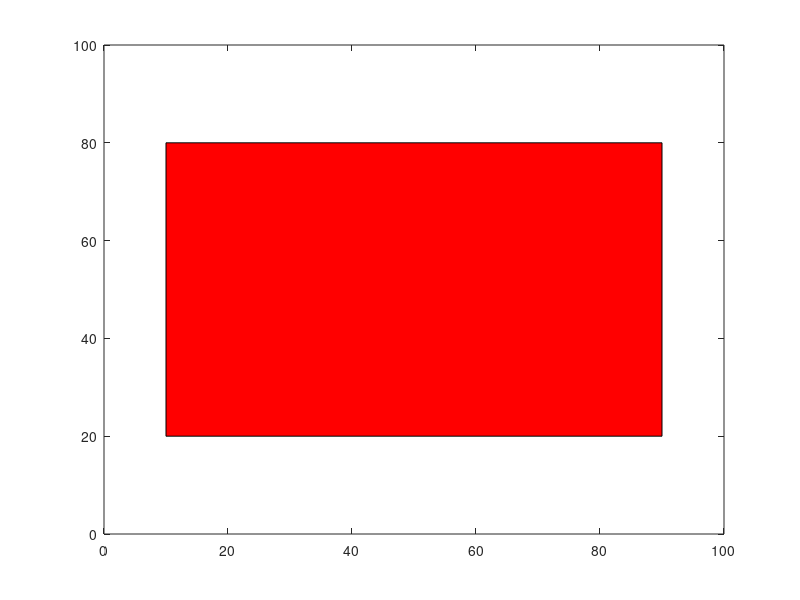
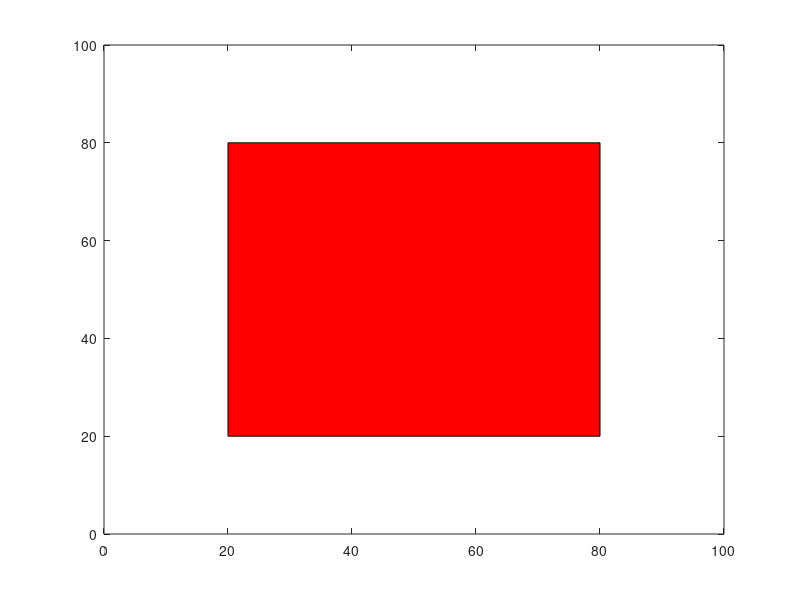
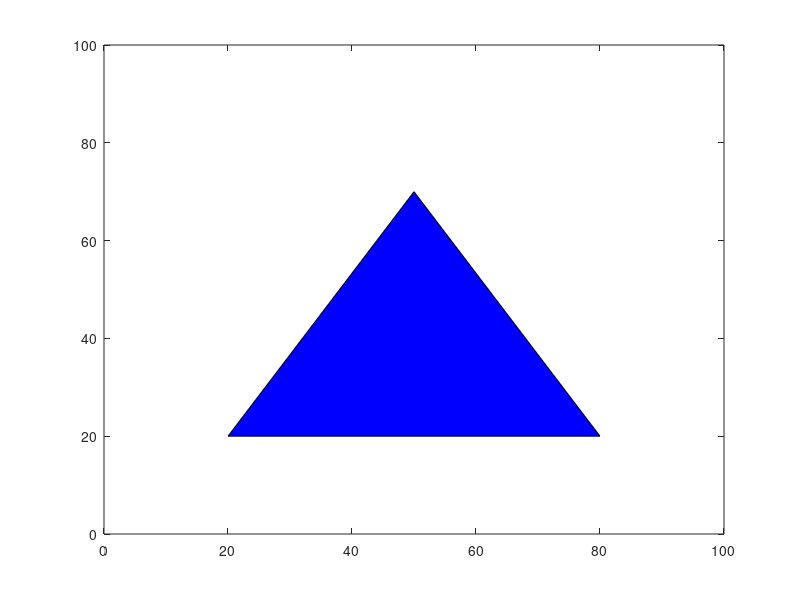
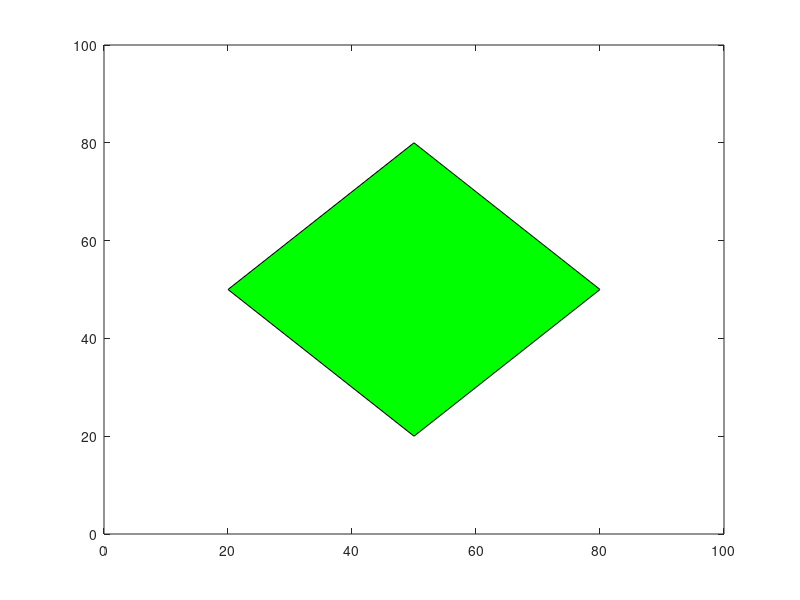

The MATLAB source for these figures, in order:
clc;
clear all;
close all;
% plot([0 1 1 0 0],[0 0 1 1 0])
% axis off
%rectangle
figure
a=[10 90 90 10 10];
b=[20 20 80 80 20];
plot(a,b);
fill(a, b, 'r')
axis([0 100 0 100]);
%square
figure
a=[20 80 80 20 20 80];
b=[20 20 80 80 20 20];
plot(a,b);
fill(a, b, 'r')
axis([0 100 0 100]);
%triangle
figure
a=[20 80 50 20  ];
b=[20 20 70 20  ];
plot(a,b);
fill(a, b, 'b')
axis([0 100 0 100]);

%diamond
figure
a=[50 80 50 20 50 ];
b=[20 50 80 50 20 ];
plot(a,b);
fill(a, b, 'g')
axis([0 100 0 100]);
